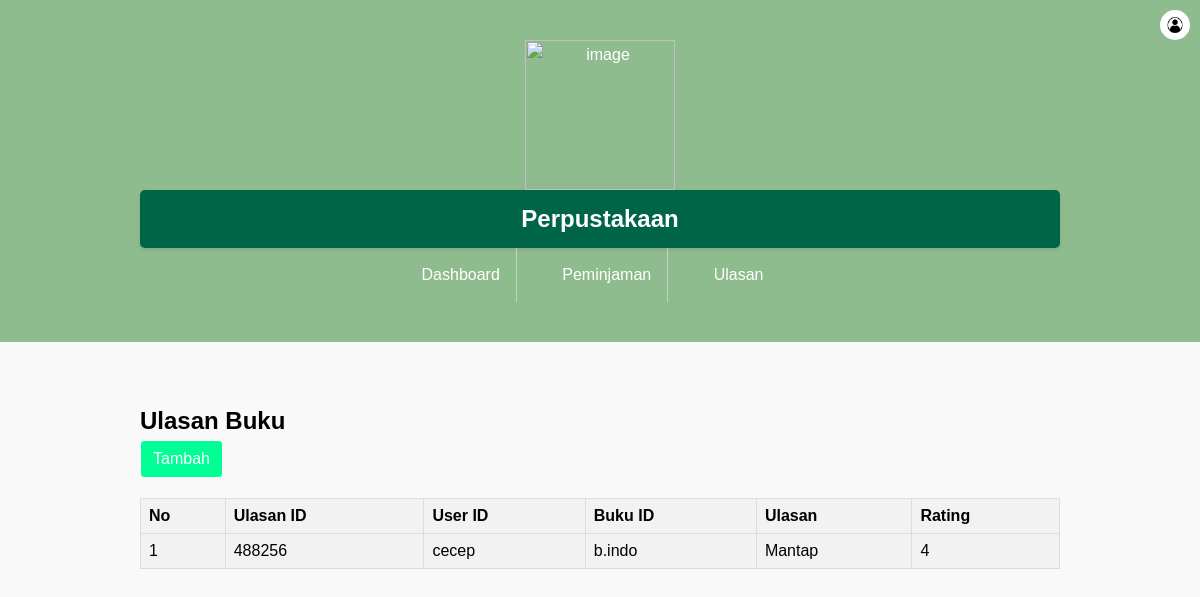
The page /tampil_ulasan2.php (signed in) on the database its author committed.
### tables this page shows
CREATE TABLE `ulasanbuku` (
  `ulasanid` int(11) NOT NULL,
  `userid` int(11) NOT NULL,
  `bukuid` int(11) NOT NULL,
  `ulasan` varchar(11) NOT NULL,
  `rating` int(11) NOT NULL
);

CREATE TABLE `user` (
  `userid` int(11) NOT NULL,
  `username` varchar(20) NOT NULL,
  `password` varchar(20) NOT NULL,
  `email` varchar(20) NOT NULL,
  `namalengkap` varchar(20) NOT NULL,
  `alamat` text NOT NULL,
  `level` enum('Admin','Petugas','Peminjam') NOT NULL
);

CREATE TABLE `buku` (
  `bukuid` int(11) NOT NULL,
  `judul` varchar(25) NOT NULL,
  `penulis` varchar(25) NOT NULL,
  `penerbit` varchar(25) NOT NULL,
  `tahunterbit` int(11) NOT NULL
);

### tampil_ulasan2.php (the view, shortened to what this page needs)
<?php include "header2.php"; ?>
<section class="content">
    <div class="container">
        <table class="content-table">
            <!DOCTYPE html>
            <html lang="en">
            <head>
                <link rel="stylesheet" href="styles.css">
            </head>
            <body>
                <h1>Ulasan Buku</h1>
                <a href="ulasan2.php" class="btn btn-primary">
                    <i class="fa fa-edit"></i> Tambah</a>
                <table border="1">
                    <tr>
                        <th>No</th>
                        <th>Ulasan ID</th>
                        <th>User ID</th>
                        <th>Buku ID</th>
                        <th>Ulasan</th>
                        <th>Rating</th>
                    </tr>
                    <?php
                    include 'koneksi.php';
                    $userid = $_SESSION['userid'];
                    $query = "SELECT ulasanbuku.*, user.namalengkap, buku.judul
                              FROM ulasanbuku
                              INNER JOIN user ON ulasanbuku.userid = user.userid
                              INNER JOIN buku ON ulasanbuku.bukuid = buku.bukuid
                              WHERE ulasanbuku.userid = $userid";
                    $result = mysqli_query($conn, $query);
                    $no = 1;
                    if ($result->num_rows > 0) {
                        while ($row = $result->fetch_assoc()) {
                            echo "<tr>";
                            echo "<td>" . $no++ . "</td>";
                            echo "<td>" . $row["ulasanid"] . "</td>";
                            echo "<td>" . $row["namalengkap"] . "</td>";
                            echo "<td>" . $row["judul"] . "</td>";
                            echo "<td>" . $row["ulasan"] . "</td>";
                            echo "<td>" . $row["rating"] . "</td>";
                            echo "</tr>";
                        }
                    } else {
                        echo "<tr><td colspan='6'>Tidak ada ulasan.</td></tr>";
                    }
                    ?>
                </table>
            </body>
            </html>
        </section>

### styles.css (style rules this page uses)
* { margin: 0; padding: 0; box-sizing: border-box; }
body { font-family: Arial, sans-serif; line-height: 1.6; background-color: #f9f9f9; }
.container { width: 80%; margin: 0 auto; }
.content { padding: 40px 0; }
.btn { background-color: #333; color: #fff; padding: 10px 20px; text-decoration: none; border-radius: 5px; }
table { width: 100%; border-collapse: collapse; margin-bottom: 20px; }
table th, table td { padding: 8px; border: 1px solid #ddd; text-align: left; }
table th { background-color: #f2f2f2; }
table tr:nth-child(even) { background-color: #f2f2f2; }
.content-table { width: 100%; border-collapse: collapse; margin-bottom: 20px; box-shadow: 0 4px 8px rgba(0, 0, 0, 0.1); border-radius: 10px; }
.container { width: 80%; margin: 0 auto; padding: 20px; }
.btn { display: inline-block; font-weight: 400; color: #212529; text-align: center; vertical-align: middle; -webkit-user-select: none; -moz-user-select: none; -ms-user-select: none; user-select: none; background-color: transparent; border: 1px solid transparent; padding: .375rem .75rem; font-size: 1rem; line-height: 1.5; border-radius: .25rem; transition: color .15s ease-in-out,background-color .15s ease-in-out,border-color .15s ease-in-out,box-shadow .15s ease-in-out; }
.btn-primary { color: #fff; background-color: #007bff; border-color: #007bff; }
table { border-collapse: collapse; width: 100%; }
th, td { padding: 8px; text-align: left; border-bottom: 1px solid #ddd; }
th { background-color: #f2f2f2; }
.btn-primary { color: #fff; background-color: #00ff95; border-color: #ffffff; }

### rows shown on the page
ulasanbuku: ulasanid "488256", userid.namalengkap "cecep", bukuid.judul "b.indo", ulasan "Mantap", rating "4"
